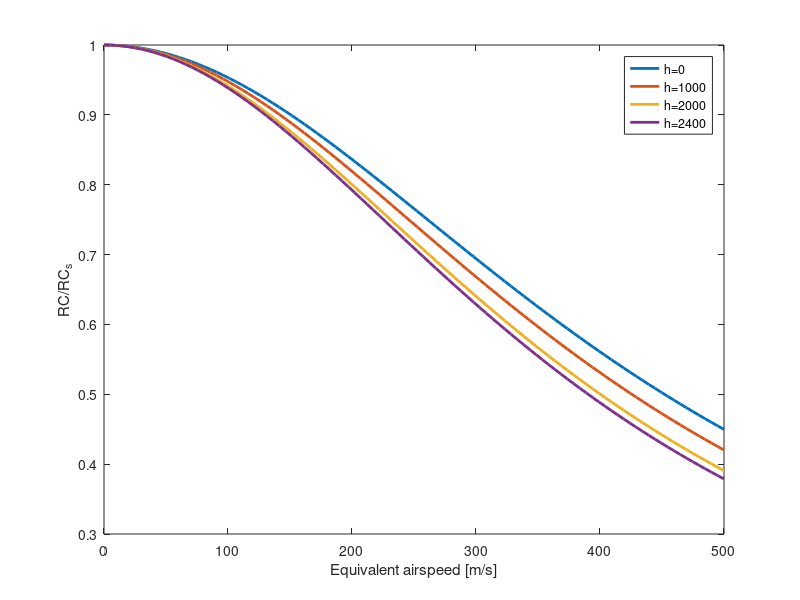

The MATLAB source for this figure: (Note: this script raises an error after producing the figure.)
%% Inputs
%ISA inputs
R_isa=287.;              %??
g_isa=9.80665;          %gravitational acceleration
lambda_isa=-0.0065;     %temperature gradient
rho0_isa=1.225;         %sea level density
P0_isa=101325;          %sea level pressure
                              %INPUT   [m]
T_0_isa=288.15;         %sea level temperature
T_isa=288.15  ;  %temperature
%% Other inputs
W=100.;               %INPUT   [N]
Thrust=5000.;           %INPUT   [N]
D=300.;                %INPUT   [N]
alhph_T =0;             %INPUT   [radian] Assumed to be zero.
h_alt=2400;             %INPUT   [m] 
V_climb=10.;             %INPUT   [m/s]
t=0.;
Ve=linspace(0,500);
Pa=10000.;  %constant
fuel_flow=1.
tarray=[];
harray=[];
ROCarray=[];
h=0.;
P_isa = P0_isa * ((1 + (lambda_isa*h) / T_0_isa) ^ (-g_isa / (R_isa*lambda_isa)))
 
delta_h=1000;
for j=Ve
    
    M=j*sqrt(rho0_isa/(1.4*P_isa));
    %L=W;
    ROC_steady=(Pa-D*j)/W; %Rate of climb [m/s]
    %flight_angle_steady=asin(ROC_steady/V_climb);   %flight angle [radians]
    ROC_unsteady_steady=1/(1+1.4/2*M^2*(1+R_isa/g_isa*lambda_isa)) ;%unsteady climb 
        %ROC_unsteady_steady=1/(1+0.56*M^2);
    
        
  
    %ROC_unsteady_EAS=ROC_steady*ROC_unsteady_steady;
    %flight_angle_unsteady_EAS=asin(sin(flight_angle_steady)*(1+1.4*M^2/2*(1+R_isa/g_isa*lambda_isa)));
    
    h=h+delta_h    ;          %height change
    %delta_t=delta_h/ROC_unsteady_EAS;
    %t=t+delta_t;%Time Change
    %W=W-delta_t*fuel_flow; %Weight change
    %tarray=[tarray, t];
    harray=[harray,h];
    ROCarray=[ROCarray, ROC_unsteady_steady];
    
end
h=1000;
ROC2array=[];
for j=Ve
    P_isa = P0_isa * ((1 + (lambda_isa*h) / T_0_isa) ^ (-g_isa / (R_isa*lambda_isa)));
    M=j*sqrt(rho0_isa/(1.4*P_isa));
    ROC_steady=(Pa-D*j)/W; %Rate of climb [m/s]
    ROC_unsteady_steady=1/(1+1.4/2*M^2*(1+R_isa/g_isa*lambda_isa)) ;%unsteady climb   
    harray=[harray,h];
    ROC2array=[ROC2array, ROC_unsteady_steady];
    
end
h=2000;
ROC3array=[];
for j=Ve
    P_isa = P0_isa * ((1 + (lambda_isa*h) / T_0_isa) ^ (-g_isa / (R_isa*lambda_isa)));
    M=j*sqrt(rho0_isa/(1.4*P_isa));
    ROC_steady=(Pa-D*j)/W; %Rate of climb [m/s]
    ROC_unsteady_steady=1/(1+1.4/2*M^2*(1+R_isa/g_isa*lambda_isa)) ;%unsteady climb   
    harray=[harray,h];
    ROC3array=[ROC3array, ROC_unsteady_steady];
    
end
h=2400;
ROC4array=[];
for j=Ve
    P_isa = P0_isa * ((1 + (lambda_isa*h) / T_0_isa) ^ (-g_isa / (R_isa*lambda_isa)));
    M=j*sqrt(rho0_isa/(1.4*P_isa));
    ROC_steady=(Pa-D*j)/W; %Rate of climb [m/s]
    ROC_unsteady_steady=1/(1+1.4/2*M^2*(1+R_isa/g_isa*lambda_isa)) ;%unsteady climb   
    harray=[harray,h];
    ROC4array=[ROC4array, ROC_unsteady_steady];
    
end
%plot(tarray,harray);
plot(Ve, ROCarray, 'LineWidth',2);
hold on
plot(Ve, ROC2array,'LineWidth',2)
plot(Ve, ROC3array,'LineWidth',2)
plot(Ve, ROC4array,'LineWidth',2)
legend('h=0', 'h=1000', 'h=2000', 'h=2400');
ylabel('RC/RC_s') 
xlabel('Equivalent airspeed [m/s]');
ax = gca;
ax.FontSize = 20;
hold off